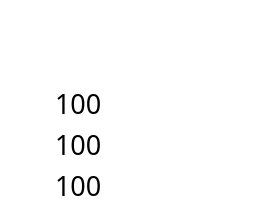
        <widget class="QWidget" name="bal_wi_4" native="true">
         <property name="enabled">
          <bool>true</bool>
         </property>
         <property name="styleSheet">
          <string notr="true">QWidget{image:url(./image/kit_light.png); border:0px; background-color : rgba(0,0,0,0);}
QWidget:hover{image:url(./image/kit_light2.png); border:0px; background-color : rgba(0,0,0,0);}


</string>
         </property>
         <widget class="QLineEdit" name="bal_text_4">
          <property name="enabled">
           <bool>false</bool>
          </property>
          <property name="geometry">
           <rect>
            <x>15</x>
            <y>12</y>
            <width>241</width>
            <height>31</height>
           </rect>
          </property>
          <property name="font">
           <font>
            <family>서울남산체 EB</family>
            <pointsize>20</pointsize>
           </font>
          </property>
          <property name="styleSheet">
           <string notr="true">QLineEdit:Enabled{
background-color : rgba(0,0,0,0);
color : rgb(255,255,255);
image : NULL;
}
QLineEdit{
background-color : rgba(0,0,0,0);
color : rgb(255,255,255);
image : NULL;
}</string>
          </property>
          <property name="text">
           <string>왼쪽 위 led</string>
          </property>
          <property name="maxLength">
           <number>30</number>
          </property>
         </widget>
         <widget class="QPushButton" name="bal_btn_4">
          <property name="geometry">
           <rect>
            <x>0</x>
            <y>0</y>
            <width>261</width>
            <height>211</height>
           </rect>
          </property>
          <property name="cursor">
           <cursorShape>PointingHandCursor</cursorShape>
          </property>
          <property name="styleSheet">
           <string notr="true">image : url(./);
background-color : rgba(0,0,0,0);</string>
          </property>
          <property name="text">
           <string/>
          </property>
         </widget>
         <widget class="QLineEdit" name="bal_label_4">
          <property name="enabled">
           <bool>false</bool>
          </property>
          <property name="geometry">
           <rect>
            <x>15</x>
            <y>45</y>
            <width>141</width>
            <height>31</height>
           </rect>
          </property>
          <property name="font">
           <font>
            <family>서울남산체 EB</family>
            <pointsize>14</pointsize>
           </font>
          </property>
          <property name="styleSheet">
           <string notr="true">QLineEdit:Enabled{
background-color : rgba(0,0,0,0);
color : rgb(255,255,255);
image : NULL;
}
QLineEdit{
background-color : rgba(0,0,0,0);
color : rgb(255,255,255);
image : NULL;
}</string>
          </property>
          <property name="text">
           <string>L02</string>
          </property>
          <property name="maxLength">
           <number>30</number>
          </property>
         </widget>
         <widget class="QPushButton" name="bal_onoff_4">
          <property name="geometry">
           <rect>
            <x>160</x>
            <y>40</y>
            <width>91</width>
            <height>81</height>
           </rect>
          </property>
          <property name="cursor">
           <cursorShape>PointingHandCursor</cursorShape>
          </property>
          <property name="styleSheet">
           <string notr="true">QPushButton{image:url(./image/off_1.png); border:0px; background-color : rgba(0,0,0,0);}
QPushButton:hover{image:url(./image/off_2.png); border:0px;background-color : rgba(0,0,0,0);}
QPushButton:checked{image:url(./image/on_1.png); border:0px;background-color : rgba(0,0,0,0);}
QPushButton:checked:hover{image:url(./image/on_2.png); border:0px;background-color : rgba(0,0,0,0);}
</string>
          </property>
          <property name="text">
           <string/>
          </property>
          <property name="checkable">
           <bool>true</bool>
          </property>
          <property name="checked">
           <bool>false</bool>
          </property>
         </widget>
         <widget class="QLabel" name="bal_r_4">
          <property name="geometry">
           <rect>
            <x>55</x>
            <y>88</y>
            <width>56</width>
            <height>30</height>
           </rect>
          </property>
          <property name="font">
           <font>
            <family>서울남산체 B</family>
            <pointsize>20</pointsize>
           </font>
          </property>
          <property name="styleSheet">
           <string notr="true">background-color : rgba(0,0,0,0);
image : url(./);
</string>
          </property>
          <property name="text">
           <string>100</string>
          </property>
         </widget>
         <widget class="QLabel" name="bal_b_4">
          <property name="geometry">
           <rect>
            <x>55</x>
            <y>129</y>
            <width>56</width>
            <height>30</height>
           </rect>
          </property>
          <property name="font">
           <font>
            <family>서울남산체 B</family>
            <pointsize>20</pointsize>
           </font>
          </property>
          <property name="styleSheet">
           <string notr="true">background-color : rgba(0,0,0,0);
image : url(./);
</string>
          </property>
          <property name="text">
           <string>100</string>
          </property>
         </widget>
         <widget class="QLabel" name="bal_w_4">
          <property name="geometry">
           <rect>
            <x>55</x>
            <y>170</y>
            <width>56</width>
            <height>30</height>
           </rect>
          </property>
          <property name="font">
           <font>
            <family>서울남산체 B</family>
            <pointsize>20</pointsize>
           </font>
          </property>
          <property name="styleSheet">
           <string notr="true">background-color : rgba(0,0,0,0);
image : url(./);
</string>
          </property>
          <property name="text">
           <string>100</string>
          </property>
         </widget>
         <widget class="QPushButton" name="bal_su_4">
          <property name="geometry">
           <rect>
            <x>185</x>
            <y>170</y>
            <width>31</width>
            <height>31</height>
           </rect>
          </property>
          <property name="cursor">
           <cursorShape>PointingHandCursor</cursorShape>
          </property>
          <property name="styleSheet">
           <string notr="true">QPushButton{image:url(./image/su_1.png); border:0px;color:}
QPushButton:hover{image:url(./image/su_2.png); border:0px;}
QPushButton:checked{image:url(./image/ck_1.png); border:0px;}
QPushButton:checked:hover{image:url(./image/ck_2.png); border:0px;}

</string>
          </property>
          <property name="text">
           <string/>
          </property>
          <property name="checkable">
           <bool>true</bool>
          </property>
         </widget>
         <widget class="QPushButton" name="bal_clo_4">
          <property name="geometry">
           <rect>
            <x>220</x>
            <y>170</y>
            <width>31</width>
            <height>31</height>
           </rect>
          </property>
          <property name="cursor">
           <cursorShape>PointingHandCursor</cursorShape>
          </property>
          <property name="styleSheet">
           <string notr="true">QPushButton{image:url(./image/close_1.png); border:0px;color:}
QPushButton:hover{image:url(./image/close_2.png); border:0px;}
</string>
          </property>
          <property name="text">
           <string/>
          </property>
          <property name="checkable">
           <bool>false</bool>
          </property>
         </widget>
         <zorder>bal_b_4</zorder>
         <zorder>bal_r_4</zorder>
         <zorder>bal_w_4</zorder>
         <zorder>bal_btn_4</zorder>
         <zorder>bal_text_4</zorder>
         <zorder>bal_label_4</zorder>
         <zorder>bal_onoff_4</zorder>
         <zorder>bal_su_4</zorder>
         <zorder>bal_clo_4</zorder>
        </widget>
